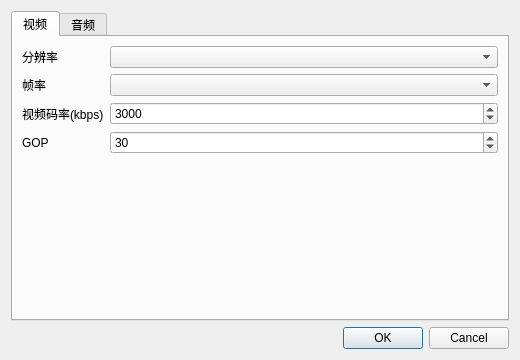
<?xml version="1.0" encoding="UTF-8"?>
<ui version="4.0">
 <class>SettingsDialog</class>
 <widget class="QDialog" name="SettingsDialog">
  <property name="windowTitle">
   <string>设置</string>
  </property>
  <property name="minimumSize">
   <size>
    <width>520</width>
    <height>360</height>
   </size>
  </property>
  <layout class="QVBoxLayout" name="verticalLayout">
   <item>
    <widget class="QTabWidget" name="tabWidget">
     <property name="currentIndex">
      <number>0</number>
     </property>
     <widget class="QWidget" name="tabVideo">
      <attribute name="title">
       <string>视频</string>
      </attribute>
      <layout class="QFormLayout" name="formLayoutVideo">
       <item row="0" column="0">
        <widget class="QLabel" name="label_resolution">
         <property name="text">
          <string>分辨率</string>
         </property>
        </widget>
       </item>
       <item row="0" column="1">
        <widget class="QComboBox" name="comboBox_resolution"/>
       </item>
       <item row="1" column="0">
        <widget class="QLabel" name="label_fps">
         <property name="text">
          <string>帧率</string>
         </property>
        </widget>
       </item>
       <item row="1" column="1">
        <widget class="QComboBox" name="comboBox_fps"/>
       </item>
       <item row="2" column="0">
        <widget class="QLabel" name="label_videoBitrate">
         <property name="text">
          <string>视频码率(kbps)</string>
         </property>
        </widget>
       </item>
       <item row="2" column="1">
        <widget class="QSpinBox" name="spinBox_videoBitrate">
         <property name="minimum">
          <number>200</number>
         </property>
         <property name="maximum">
          <number>50000</number>
         </property>
         <property name="value">
          <number>3000</number>
         </property>
        </widget>
       </item>
       <item row="3" column="0">
        <widget class="QLabel" name="label_gop">
         <property name="text">
          <string>GOP</string>
         </property>
        </widget>
       </item>
       <item row="3" column="1">
        <widget class="QSpinBox" name="spinBox_gop">
         <property name="minimum">
          <number>1</number>
         </property>
         <property name="maximum">
          <number>600</number>
         </property>
         <property name="value">
          <number>30</number>
         </property>
        </widget>
       </item>
      </layout>
     </widget>
     <widget class="QWidget" name="tabAudio">
      <attribute name="title">
       <string>音频</string>
      </attribute>
      <layout class="QFormLayout" name="formLayoutAudio">
       <item row="0" column="0">
        <widget class="QLabel" name="label_microphone">
         <property name="text">
          <string>麦克风设备</string>
         </property>
        </widget>
       </item>
       <item row="0" column="1">
        <widget class="QComboBox" name="comboBox_microphone"/>
       </item>
       <item row="1" column="0">
        <widget class="QLabel" name="label_sampleRate">
         <property name="text">
          <string>采样率</string>
         </property>
        </widget>
       </item>
       <item row="1" column="1">
        <widget class="QComboBox" name="comboBox_sampleRate"/>
       </item>
       <item row="2" column="0">
        <widget class="QLabel" name="label_channels">
         <property name="text">
          <string>声道</string>
         </property>
        </widget>
       </item>
       <item row="2" column="1">
        <widget class="QComboBox" name="comboBox_channels"/>
       </item>
       <item row="3" column="0">
        <widget class="QLabel" name="label_audioBitrate">
         <property name="text">
          <string>音频码率(kbps)</string>
         </property>
        </widget>
       </item>
       <item row="3" column="1">
        <widget class="QComboBox" name="comboBox_audioBitrate"/>
       </item>
      </layout>
     </widget>
    </widget>
   </item>
   <item>
    <widget class="QDialogButtonBox" name="buttonBox">
     <property name="standardButtons">
      <set>QDialogButtonBox::Cancel|QDialogButtonBox::Ok</set>
     </property>
    </widget>
   </item>
  </layout>
 </widget>
 <resources/>
 <connections>
  <connection>
   <sender>buttonBox</sender>
   <signal>accepted()</signal>
   <receiver>SettingsDialog</receiver>
   <slot>accept()</slot>
   <hints>
    <hint type="sourcelabel">
     <x>396</x>
     <y>333</y>
    </hint>
    <hint type="destinationlabel">
     <x>258</x>
     <y>351</y>
    </hint>
   </hints>
  </connection>
  <connection>
   <sender>buttonBox</sender>
   <signal>rejected()</signal>
   <receiver>SettingsDialog</receiver>
   <slot>reject()</slot>
   <hints>
    <hint type="sourcelabel">
     <x>452</x>
     <y>333</y>
    </hint>
    <hint type="destinationlabel">
     <x>258</x>
     <y>351</y>
    </hint>
   </hints>
  </connection>
 </connections>
</ui>
